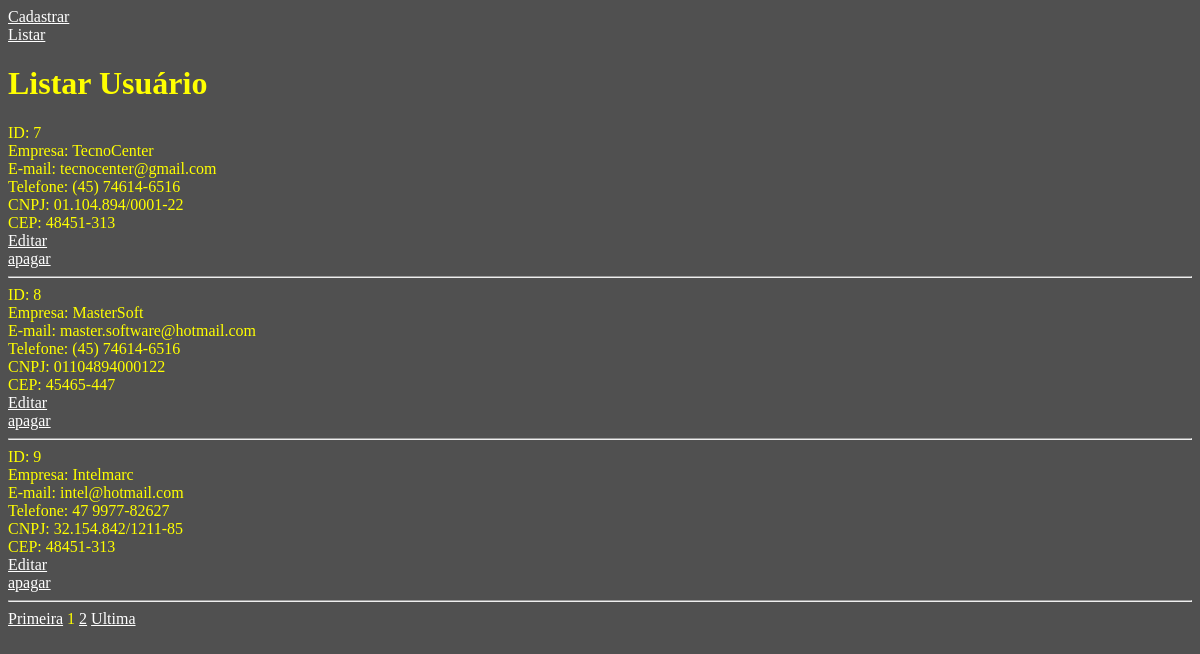
The page / on the database its author committed.
### tables this page shows
CREATE TABLE IF NOT EXISTS `usuarios` (
  `id` int(11) NOT NULL AUTO_INCREMENT,
  `empresa` varchar(220) NOT NULL,
  `email` varchar(220) NOT NULL,
  `telefone` varchar(220) NOT NULL,
  `cnpj` varchar(220) NOT NULL,
  `cep` varchar(220) NOT NULL,
  `created` datetime NOT NULL,
  `modified` datetime DEFAULT NULL,
  PRIMARY KEY (`id`)
);

### index.php (the view, shortened to what this page needs)
<?php
include_once("conexao.php");
?>
<!DOCTYPE html>
<html lang="pt-br">
	<head>
	</head>
	<link rel="stylesheet" href="style.css">
	<body>
		<a href="cad_usuario.php">Cadastrar</a><br>
		<a href="index.php">Listar</a><br>
		<h1>Listar Usuário</h1>
		<?php
		$pagina_atual = filter_input(INPUT_GET,'pagina', FILTER_SANITIZE_NUMBER_INT);
		$pagina = (!empty($pagina_atual)) ? $pagina_atual : 1;
		$qnt_result_pg = 3;
		$inicio = ($qnt_result_pg * $pagina) - $qnt_result_pg;
		$result_usuarios = "SELECT * FROM usuarios ORDER BY id LIMIT $inicio, $qnt_result_pg";
		$resultado_usuarios = mysqli_query($conn, $result_usuarios);
		while($row_usuario = mysqli_fetch_assoc($resultado_usuarios)){
			echo "ID: " . $row_usuario['id'] . "<br>";
			echo "Empresa: " . $row_usuario['empresa'] . "<br>";
			echo "E-mail: " . $row_usuario['email'] . "<br>";
			echo "Telefone: " . $row_usuario['telefone'] . "<br>";
			echo "CNPJ: " . $row_usuario['cnpj'] . "<br>";
			echo "CEP: " . $row_usuario['cep'] . "<br>";
			echo "<a href='edit_usuario.php?id=" . $row_usuario['id'] . "'>Editar</a><br>";
			echo "<a href='proc_apagar_usuario.php?id=" . $row_usuario['id'] . "'>apagar</a><br><hr>";
		}
		$result_pg = "SELECT COUNT(id) AS num_result FROM usuarios";
		$resultado_pg = mysqli_query($conn, $result_pg);
		$row_pg = mysqli_fetch_assoc($resultado_pg);
		$quantidade_pg = ceil($row_pg['num_result'] / $qnt_result_pg);
		$max_links = 2;
		echo "<a href='index.php?pagina=1'>Primeira</a> ";
		echo "$pagina ";
		for($pag_dep = $pagina + 1; $pag_dep <= $pagina + $max_links; $pag_dep++){
			if($pag_dep <= $quantidade_pg){
				echo "<a href='index.php?pagina=$pag_dep'>$pag_dep</a> ";
			}
		}
		echo "<a href='index.php?pagina=$quantidade_pg'>Ultima</a>";
		?>
	</body>
</html>

### style.css (style rules this page uses)
a { color: white; }
body { background-color: rgb(80, 80, 80); color: yellow; }

### rows shown on the page
usuarios: id "7", empresa "TecnoCenter", email "tecnocenter@gmail.com", telefone "(45) 74614-6516", cnpj "01.104.894/0001-22", cep "48451-313"
usuarios: id "8", empresa "MasterSoft", email "master.software@hotmail.com", telefone "(45) 74614-6516", cnpj "01104894000122", cep "45465-447"
usuarios: id "9", empresa "Intelmarc", email "intel@hotmail.com", telefone "47 9977-82627", cnpj "32.154.842/1211-85", cep "48451-313"

### other values the page prints
$pagina "1"
